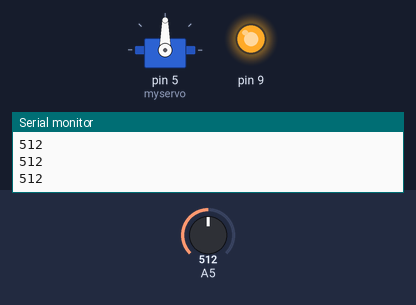
Recording of a sketch running on a simulated Arduino Uno, built with avr-gcc and run on an emulated ATmega328P. Parts: servo, output pins drawn as LEDs (lit = HIGH), the last lines printed to the serial monitor. The test bench sets the inputs (shaded band); at power-on: A5 = 512.

Above: at 1.3 s.
1.4 s: A5 set to 716
At 2.4 s:
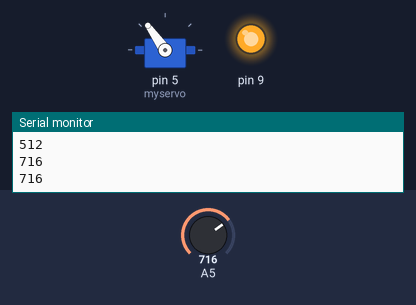
3.0 s: A5 set to 900
At 3.5 s:
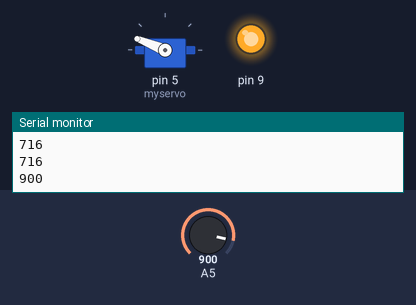
4.5 s: A5 set to 1023
At 5.7 s:
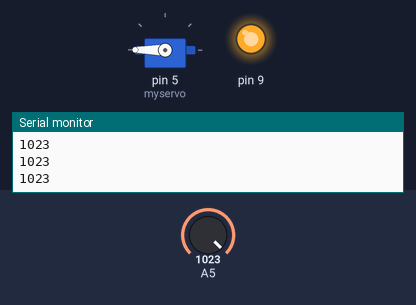
6.0 s: A5 set to 306
At 7.1 s:
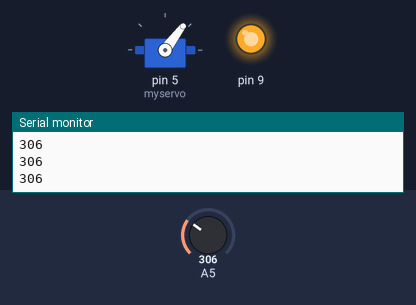
7.5 s: A5 set to 122
At 8.3 s:
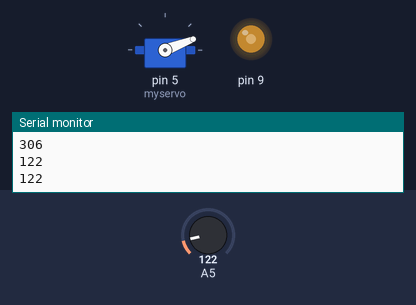
9.0 s: A5 set to 0
At 9.5 s:
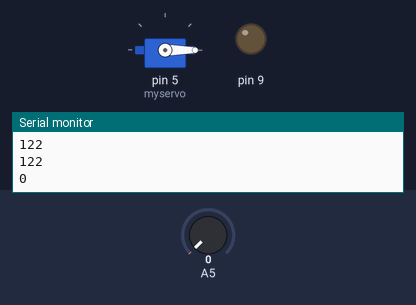
Timing chart, 0 to 11.5 s (numbered marks = the images above; inputs shaded):
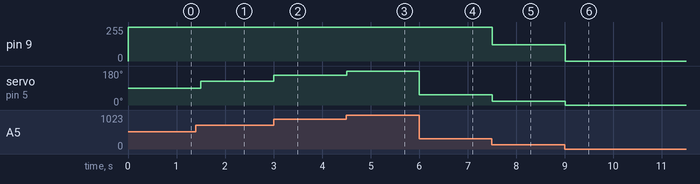

The sketch:

analog.ino
```cpp
#include <Servo.h>

Servo myservo;

void setup() {
  // put your setup code here, to run once:
  pinMode(A5, INPUT);
  Serial.begin(9600);
  pinMode(9, OUTPUT);
  myservo.attach(5);
  myservo.write(90);
}

int x;
void loop() {
  x = analogRead(A5);
  int abc = map(x, 0, 1023, 0, 180);
  Serial.println(x);
  analogWrite(9, x);
  myservo.write(abc);
  delay(500);
}
```

Measured:
- after the input at 1.4 s, servo on pin 5 (myservo): 90° → 125° after 0.10 s
- after the input at 3.0 s, servo on pin 5 (myservo): 125° → 158° at once
- after the input at 4.5 s, servo on pin 5 (myservo): 158° → 180° at once
- after the input at 6.0 s, servo on pin 5 (myservo): 180° → 53° at once
- after the input at 7.5 s, pin 9: 255/255 → 122/255 at once; servo on pin 5 (myservo): 53° → 21° at once
- after the input at 9.0 s, pin 9: 122/255 → 0/255 at once; servo on pin 5 (myservo): 21° → 0° at once
